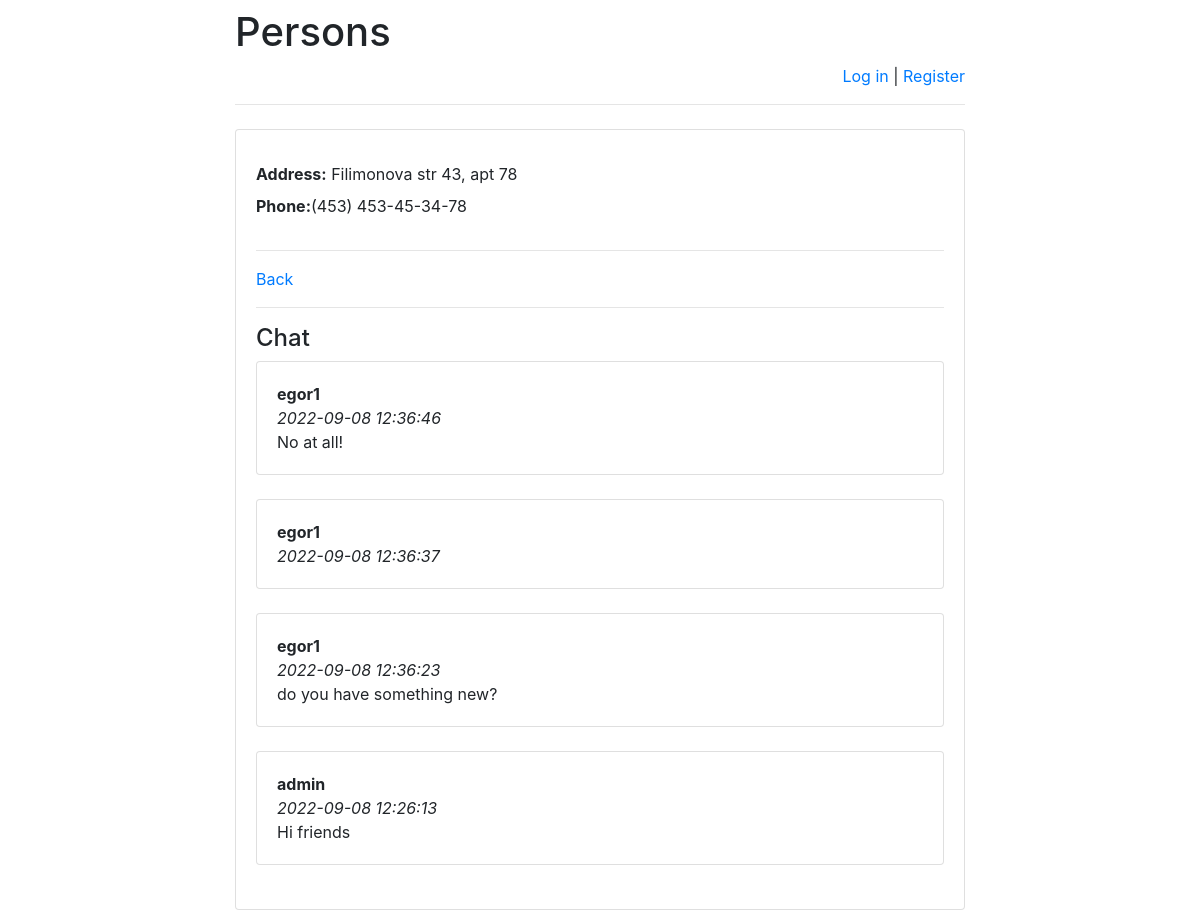
The page /addressbook/3/ on the database as committed earlier.
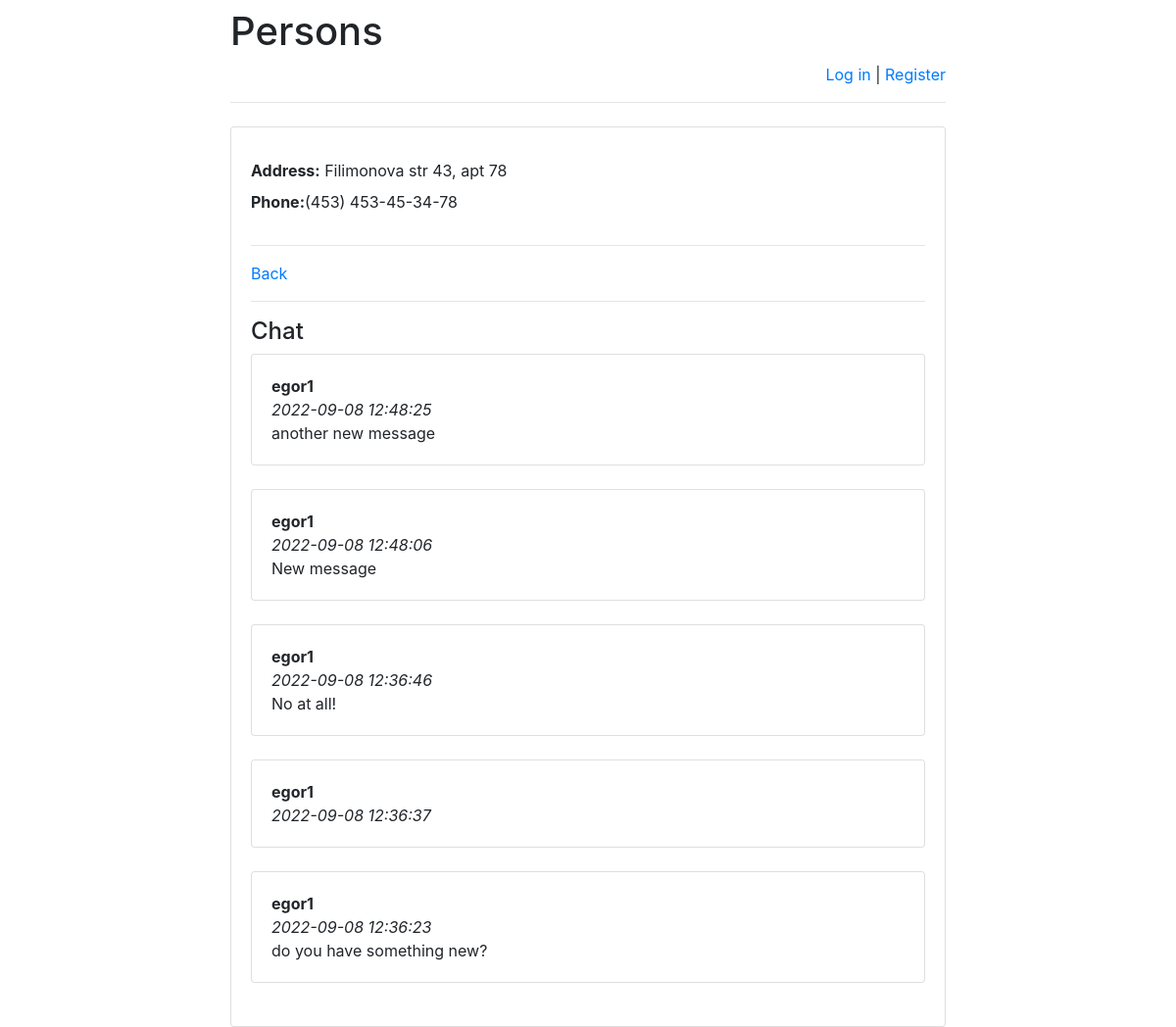
The same page on the database as committed later.
### addressbook/models.py (models this page shows)
class Address(models.Model):
    person = models.ForeignKey(Person, on_delete=models.CASCADE)
    address = models.CharField(max_length=255)
    phone = models.CharField(max_length=255)

class Message(models.Model):
    chat = models.ForeignKey(Person, verbose_name='Chat under person', on_delete=models.CASCADE)
    author = models.ForeignKey(User, verbose_name='User', on_delete=models.CASCADE)
    message = models.TextField('Message')
    pub_date = models.DateTimeField('Message date', default=timezone.now)

### addressbook/views.py (the view)
# urls.py: re_path(r'^([0-9]+)/$', views.address, name='address'),
def address(request, person_id):
    error_message = None
    if "error_message" in request.GET:
        error_message = request.GET["error_message"]
    return render(
        request,
        "address.html",
    {
        "person": get_object_or_404(Person, pk=person_id),
        "error_message": error_message,
        "latest_messages":
            Message.objects
                .filter(chat_id=person_id)
                .order_by('-pub_date')[:5]
    }
)

### templates/address.html (shortened to what this page needs)
{% extends 'base.html' %}
{% block main %}
<form action="address/" method="post">
    {% for address in person.address_set.all %}
        <label for="address{{ forloop.counter }}">
        <label><b>Address:</b> </label>  {{ address.address }}<br>
        <label><b>Phone:  </b></label>{{ address.phone }}
        </label><br>
    {% endfor %}
<hr>
<a href="/addressbook/" style="alignment: right">Back</a>
</form>
    <hr>
<h4>Chat</h4>
<div id="history">
    {% for message in latest_messages %}
        <div class="card">
        <div class="card-body">
            <strong>
                {{ message.author.username }}
            </strong>
            <br/>
            <em>
                {{ message.pub_date|date:'Y-m-d H:i:s' }}
            </em>
            <br/>
            {{ message.message }}
        </div>
        </div>
        <br/>
    {% endfor %}
</div>
{% endblock %}

Rows that differ between the two databases and show on the page:
no longer on this page (row unchanged): Message: author.username "admin", pub_date "2022-09-08 12:26:13", message "Hi friends"
added Message: author.username "egor1", pub_date "2022-09-08 12:48:25", message "another new message"
added Message: author.username "egor1", pub_date "2022-09-08 12:48:06", message "New message"
